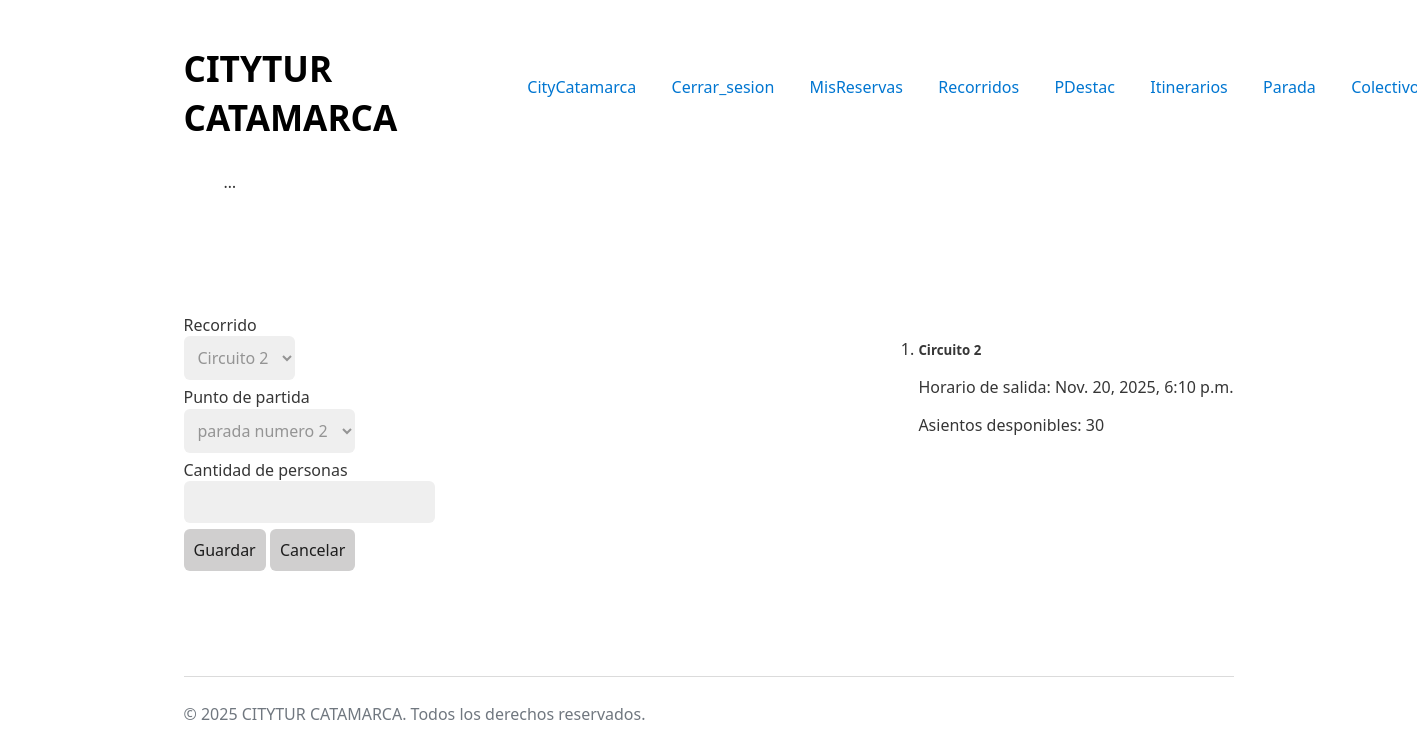
The app's page /reservas/reserva_formulario/12/ (signed in), older data.
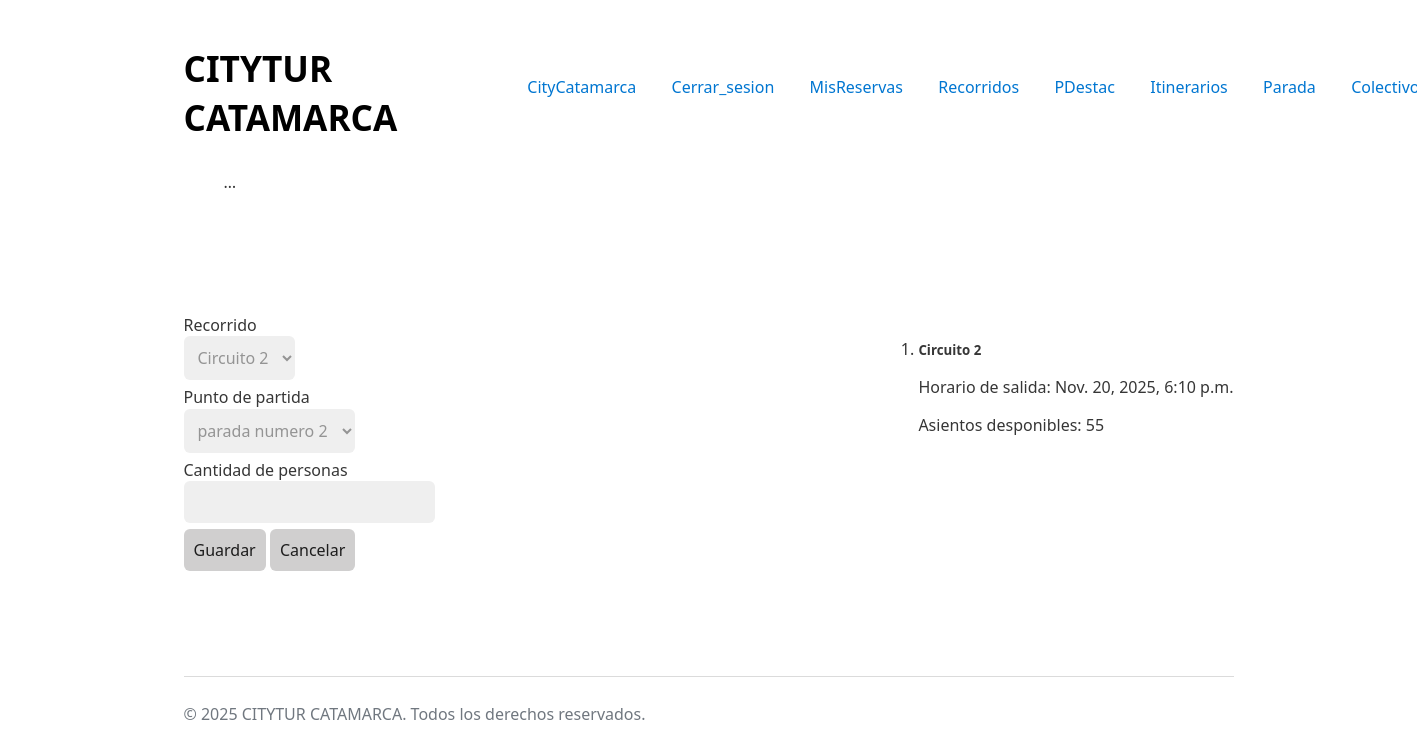
The same page, newer data.
### recorridos/models.py (models this page shows)
class Circuito(models.Model):
    nombre = models.CharField(max_length= 50)
    horario = models.DateTimeField()
    origen = models.CharField(max_length= 50, default='sin origen')
    destino = models.CharField(max_length= 50, default= 'sin destino')
    itinerario = models.ForeignKey(Itinerario, on_delete= models.CASCADE)
    STATE_CHOICES = [
        ('ELIMINADO', 'Eliminado'),
        ('ACTIVO', 'Activo'),
        ('BAJA', 'Baja'),
    ]
    estado = models.CharField(max_length= 20, choices= STATE_CHOICES, default= 'ACTIVO')
    @property
    def cantidad_maxima_asientos(self):
        total = 0
        for colectivo in self.colectivo_set.all():
            total += colectivo.asientos_disponibles
        return total

### colectivos/models.py (models this page shows)
class Colectivo(models.Model):
    nombre = models.CharField(max_length= 20, default= 'sin nombre')
    cant_asientos = models.IntegerField()
    cant_ocupados = models.IntegerField(default= 0)
    matricula = models.CharField(max_length= 20)
    operador = models.ForeignKey(Perfil, on_delete= models.CASCADE)
    descripcion = models.TextField(max_length= 200, default= 'sin descripcion')
    circuito = models.ForeignKey(Circuito,
                                    on_delete= models.CASCADE,
                                    default= None,
                                    null=True,
                                    blank=True
                                )
    STATE_CHOICES = [
        ('ELIMINADO', 'Eliminado'),
        ('ACTIVO', 'Activo'),
        ('BAJA', 'Baja'),
    ]
    estado = models.CharField(max_length= 20, choices= STATE_CHOICES, default='ACTIVO')
    @property
    def asientos_disponibles(self):
        return self.cant_asientos - self.cant_ocupados

### reservas/views.py (the view)
# urls.py: path('reserva_formulario/<int:pk>/', views.reserva_formulario, name='reserva_formulario')
@login_required(login_url='usuarios:login')
def reserva_formulario(request, pk):
    itinerario = Itinerario.objects.get(pk= pk)
    circuitos = Circuito.objects.filter(itinerario= itinerario).order_by('id')
    paradas = Parada.objects.filter(itinerario= itinerario).order_by('id')
    if request.method == 'POST':
        circuito_pk = request.POST.get('circuito')
        punto_partida_pk = request.POST.get('punto_partida')
        cant_per = request.POST.get('cant_per', 0)
        try:
            cantidad_personas = int(cant_per)
        except (TypeError, ValueError):
            cantidad_personas = 0
        if not circuito_pk or not punto_partida_pk or cantidad_personas <= 0:
            respuesta = 'Datos incorrectos, volver a intentar.'
            return render(request, 'reserva_form.html', {
                'respuesta_bool': False,
                'respuesta': respuesta,
                'itinerario': itinerario,
                'circuitos': circuitos,
                'paradas': paradas
            })
        circuito = get_object_or_404(Circuito, pk=circuito_pk, itinerario=itinerario)
        punto_partida = get_object_or_404(Parada, pk=punto_partida_pk, itinerario=itinerario)
        col_candidatos = (Colectivo.objects
                        .select_for_update()
                        .filter(circuito=circuito)
                    )
        elegido = None
        mejor_sobrante = None
        for col in col_candidatos:
            disponibles = col.asientos_disponibles
            if disponibles >= cantidad_personas:
                sobrante = disponibles - cantidad_personas
                if mejor_sobrante is None or sobrante < mejor_sobrante:
                    mejor_sobrante = sobrante
                    elegido = col
        if not elegido:
            respuesta = 'No Hay espacio suficiente en los colectivos del circuito.'
            return render(request, 'reserva_form.html', {
                'respuesta_bool': False,
                'respuesta': respuesta,
                'itinerario': itinerario,
                'circuitos': circuitos,
                'paradas': paradas
            })
        elegido.cant_ocupados = elegido.cant_ocupados + cantidad_personas
        elegido.save()
        Reserva.objects.create(
            usuario= request.user,
            fecha= circuito.horario,
            puntoPartida=punto_partida,
            cantCupos=cantidad_personas,
            circuito=circuito,
            colectivo=elegido,
        )
        return redirect('itinerarios:itinerario_detalle', pk=itinerario.pk)
    else:
        return render(request, 'reserva_form.html', {
            'itinerario_pk': pk,
            'circuitos': circuitos,
            'paradas': paradas
        })

### reservas/templates/reserva_form.html (shortened to what this page needs)
{% extends 'base.html' %}
{% block body_id %}reserva_form{% endblock %}
{% block content %}
    <main id="main-form">
        <div class="container-f-h">
            <div>
                <form class="recorrido-form" action="{% url 'reservas:reserva_formulario' itinerario_pk %}" method="POST">
                    <label for="Recorrido">Recorrido</label>
                        <select name="circuito" id="Recorrido" class="recorrido-input">
                            {% for circuito in circuitos %}
                            <option value="{{ circuito.id }}">{{ circuito.nombre }}</option>
                            {% endfor %}
                        </select>
                    <label for="punto_partida">Punto de partida</label>
                        <select name="punto_partida" id="">
                            {% for parada in paradas %}
                            <option value="{{ parada.id }}">{{ parada.nombre }}</option>
                            {% endfor %}
                        </select>
                    <label for="cant_per">Cantidad de personas</label>
                        <input name="cant_per" type="number" id="cant_per" min="1">
                    <div class="buttoner-form">
                    <button type="submit" class="btn">Guardar</button>
                    <a class="btn btn-secondary" href="{% url 'itinerarios:itinerario_detalle' itinerario_pk %}"><button type="button">Cancelar</button></a>
                </div>
                </form>
            </div>
            <div class="seccion-horarios">
                <ol>
                    {% for circuito in circuitos %}
                    <li class="articulo">
                        <h5>{{ circuito.nombre }}</h5>
                        <p>Horario de salida: {{ circuito.horario }}</p>
                        <p>Asientos desponibles: {{circuito.cantidad_maxima_asientos}}</p>
                    </li>
                    {% endfor %}
                </ol>
            </div>
        </div>
    </main>
{% endblock %}
{% block footer_script %}
    {{ block.super }}
{% endblock %}

Row changes from the older to the newer data that the page shows:
changed through a linked row, Circuito "Circuito 2": cantidad_maxima_asientos "30" → "55"
